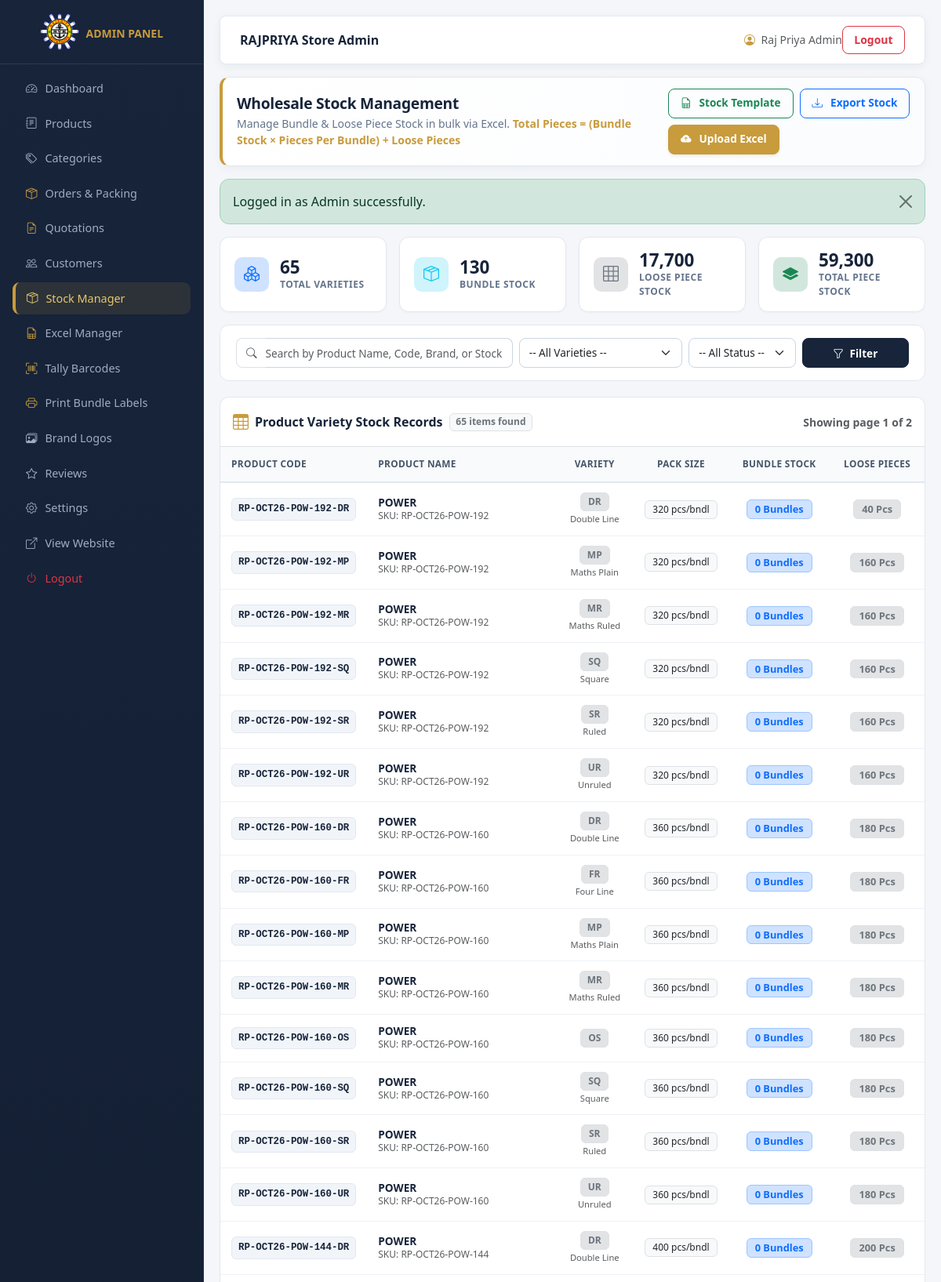
Page /admin/stock.php?page=1 (signed in, upper part) on the committed database.
### tables this page shows
CREATE TABLE `product_variants` (
  `id` int(11) NOT NULL,
  `product_id` int(11) NOT NULL,
  `product_code` varchar(100) NOT NULL,
  `page_count` int(11) DEFAULT NULL,
  `variety` varchar(100) NOT NULL,
  `variety_display` varchar(100) DEFAULT NULL,
  `bundle_qty` int(11) DEFAULT NULL,
  `bundle_stock` int(11) NOT NULL DEFAULT 0,
  `loose_stock` int(11) NOT NULL DEFAULT 0,
  `stock` int(11) NOT NULL DEFAULT 50,
  `mrp` decimal(10,2) DEFAULT NULL,
  `price` decimal(10,2) DEFAULT NULL,
  `sale_price` decimal(10,2) DEFAULT NULL,
  `gst_rate` decimal(5,2) DEFAULT NULL,
  `basic_price` decimal(10,2) DEFAULT NULL,
  `selling_price` decimal(10,2) DEFAULT NULL,
  `discounted_price` decimal(10,2) DEFAULT NULL,
  `created_at` timestamp NOT NULL DEFAULT current_timestamp(),
  `updated_at` timestamp NOT NULL DEFAULT current_timestamp() ON UPDATE current_timestamp()
);

CREATE TABLE `products` (
  `id` int(11) NOT NULL,
  `name` varchar(150) NOT NULL,
  `slug` varchar(150) NOT NULL,
  `sku` varchar(50) NOT NULL,
  `category_id` int(11) NOT NULL,
  `description` text NOT NULL,
  `price` decimal(10,2) NOT NULL,
  `sale_price` decimal(10,2) DEFAULT NULL,
  `stock` int(11) NOT NULL DEFAULT 50,
  `bundle_stock` int(11) NOT NULL DEFAULT 0,
  `pages` int(11) NOT NULL DEFAULT 192,
  `size` varchar(50) NOT NULL DEFAULT 'A4 Size',
  `paper_type` varchar(50) DEFAULT 'High-grade Ivory Paper',
  `gsm` int(11) DEFAULT 70,
  `binding` varchar(50) DEFAULT 'Softbound / Wire-O',
  `cover_type` varchar(50) DEFAULT 'Laminated Hard Cover',
  `image` varchar(255) NOT NULL,
  `featured` tinyint(1) DEFAULT 0,
  `bestseller` tinyint(1) DEFAULT 0,
  `new_arrival` tinyint(1) DEFAULT 0,
  `active` tinyint(1) DEFAULT 1,
  `created_at` timestamp NOT NULL DEFAULT current_timestamp(),
  `updated_at` timestamp NOT NULL DEFAULT current_timestamp() ON UPDATE current_timestamp(),
  `gst_rate` decimal(5,2) NOT NULL DEFAULT 18.00,
  `brand_name` varchar(100) DEFAULT NULL,
  `std_qty` int(11) DEFAULT NULL,
  `mrp` decimal(10,2) DEFAULT NULL,
  `selling_price_unruled` decimal(10,2) DEFAULT NULL,
  `discounted_price_unruled` decimal(10,2) DEFAULT NULL,
  `selling_price_ruled` decimal(10,2) DEFAULT NULL,
  `discounted_price_ruled` decimal(10,2) DEFAULT NULL,
  `ruling_option` varchar(50) DEFAULT 'Both',
  `varieties_managed` tinyint(1) NOT NULL DEFAULT 0,
  `manual_verification_flag` tinyint(1) DEFAULT 0,
  `manual_verification_notes` text DEFAULT NULL
);

### admin/stock.php (the view, shortened to what this page needs)
<?php
require_once __DIR__ . '/../includes/functions.php';
$db = getDB();
$search = isset($_GET['search']) ? trim($_GET['search']) : '';
$page = max(1, (int)($_GET['page'] ?? 1));
$perPage = 40;
$offset = ($page - 1) * $perPage;
$totalVariants = (int)$db->query("SELECT COUNT(*) FROM product_variants")->fetchColumn();
$totalBundles = (int)$db->query("SELECT COALESCE(SUM(bundle_stock), 0) FROM product_variants")->fetchColumn();
$totalLoose = (int)$db->query("SELECT COALESCE(SUM(loose_stock), 0) FROM product_variants")->fetchColumn();
$totalPieces = (int)$db->query("SELECT COALESCE(SUM(stock), 0) FROM product_variants")->fetchColumn();
$whereClauses = ["1=1"];
$queryParams = [];
$whereSql = implode(' AND ', $whereClauses);
$countStmt = $db->prepare("
    SELECT COUNT(*)
    FROM product_variants pv
    JOIN products p ON pv.product_id = p.id
    WHERE $whereSql
");
$countStmt->execute($queryParams);
$totalRecords = (int)$countStmt->fetchColumn();
$totalPages = max(1, ceil($totalRecords / $perPage));
$querySql = "
    SELECT
        pv.id as variant_id,
        pv.product_id,
        pv.product_code,
        pv.page_count,
        pv.variety,
        pv.variety_display,
        pv.bundle_qty as pieces_per_bundle,
        pv.bundle_stock,
        pv.loose_stock,
        pv.stock as total_piece_stock,
        pv.updated_at,
        p.name as product_name,
        p.sku as product_sku,
        p.stock as total_product_stock,
        p.bundle_stock as total_product_bundles,
        c.name as category_name
    FROM product_variants pv
    JOIN products p ON pv.product_id = p.id
    LEFT JOIN categories c ON p.category_id = c.id
    WHERE $whereSql
    ORDER BY pv.stock ASC, p.name ASC, pv.variety ASC
    LIMIT $perPage OFFSET $offset
";
$stmt = $db->prepare($querySql);
$stmt->execute($queryParams);
$items = $stmt->fetchAll(PDO::FETCH_ASSOC);
require_once __DIR__ . '/includes/admin_header.php';
?>
<div class="d-flex flex-column flex-xl-row justify-content-between align-items-start align-items-xl-center gap-3 mb-4 admin-page-header">
  <div>
    <h3 class="stock-header-title">Wholesale Stock Management</h3>
    <p class="stock-header-sub mb-0">
      Manage Bundle & Loose Piece Stock in bulk via Excel.
      <span class="text-gold fw-semibold">Total Pieces = (Bundle Stock × Pieces Per Bundle) + Loose Pieces</span>
    </p>
  </div>
  <div class="d-flex align-items-center gap-2 flex-wrap">
    <a href="stock_excel_action.php?action=template" class="btn btn-outline-success btn-stock-action" title="Download Excel template pre-populated with wholesale columns">
      <i class="bi bi-file-earmark-spreadsheet me-1"></i> Stock Template
    </a>
    <a href="stock_excel_action.php?action=export" class="btn btn-outline-primary btn-stock-action" title="Export current wholesale stock from database">
      <i class="bi bi-download me-1"></i> Export Stock
    </a>
    <button type="button" class="btn btn-gold btn-stock-action fw-bold shadow-sm" data-bs-toggle="modal" data-bs-target="#uploadExcelModal">
      <i class="bi bi-cloud-arrow-up-fill me-1"></i> Upload Excel
    </button>
  </div>
</div>
<div class="row g-3 mb-4">
  <div class="col-6 col-lg-3">
    <div class="stock-stat-card">
      <div class="stock-stat-icon bg-primary-subtle text-primary">
        <i class="bi bi-boxes"></i>
      </div>
      <div>
        <div class="stock-stat-val"><?php echo number_format($totalVariants); ?></div>
        <div class="stock-stat-lbl">Total Varieties</div>
      </div>
    </div>
  </div>
  <div class="col-6 col-lg-3">
    <div class="stock-stat-card">
      <div class="stock-stat-icon bg-info-subtle text-info">
        <i class="bi bi-box-seam"></i>
      </div>
      <div>
        <div class="stock-stat-val"><?php echo number_format($totalBundles); ?></div>
        <div class="stock-stat-lbl">Bundle Stock</div>
      </div>
    </div>
  </div>
  <div class="col-6 col-lg-3">
    <div class="stock-stat-card">
      <div class="stock-stat-icon bg-secondary-subtle text-secondary">
        <i class="bi bi-grid-3x3"></i>
      </div>
      <div>
        <div class="stock-stat-val"><?php echo number_format($totalLoose); ?></div>
        <div class="stock-stat-lbl">Loose Piece Stock</div>
      </div>
    </div>
  </div>
  <div class="col-6 col-lg-3">
    <div class="stock-stat-card">
      <div class="stock-stat-icon bg-success-subtle text-success">
        <i class="bi bi-layers-fill"></i>
      </div>
      <div>
        <div class="stock-stat-val"><?php echo number_format($totalPieces); ?></div>
        <div class="stock-stat-lbl">Total Piece Stock</div>
      </div>
    </div>
  </div>
</div>
<div class="stock-filter-box">
  <form action="stock.php" method="GET" class="row g-2 align-items-center">
    <div class="col-md-5">
      <div class="input-group">
        <span class="input-group-text bg-white border-end-0 text-muted"><i class="bi bi-search"></i></span>
        <input type="text" name="search" id="stockSearchInput" value="<?php echo htmlspecialchars($search); ?>" class="form-control border-start-0 ps-0" placeholder="Search by Product Name, Code, Brand, or Stock Availability...">
      </div>
    </div>
    <div class="col-6 col-md-3">
      <select name="variety" class="form-select">
        <option value="">-- All Varieties --</option>
      </select>
    </div>
    <div class="col-6 col-md-2">
      <select name="status" class="form-select">
        <option value="">-- All Status --</option>
      </select>
    </div>
    <div class="col-12 col-md-2 d-flex gap-2">
      <button type="submit" class="btn btn-navy text-white w-100 fw-semibold">
        <i class="bi bi-funnel me-1"></i> Filter
      </button>
    </div>
  </form>
</div>
<div class="stock-table-card mb-4">
  <div class="p-3 border-bottom d-flex justify-content-between align-items-center flex-wrap gap-2">
    <div class="fw-bold text-navy d-flex align-items-center">
      <i class="bi bi-table text-gold me-2 fs-5"></i>
      <span>Product Variety Stock Records</span>
      <span class="badge bg-light text-secondary ms-2 border"><?php echo number_format($totalRecords); ?> items found</span>
    </div>
    <div class="small text-muted fw-semibold">
      Showing page <?php echo $page; ?> of <?php echo $totalPages; ?>
    </div>
  </div>
  <div class="table-responsive">
    <table class="table stock-table align-middle mb-0">
      <thead>
        <tr>
          <th style="min-width: 160px;">Product Code</th>
          <th style="min-width: 240px;">Product Name</th>
          <th style="min-width: 100px;" class="text-center">Variety</th>
          <th style="min-width: 110px;" class="text-center">Pack Size</th>
          <th style="min-width: 130px;" class="text-center">Bundle Stock</th>
          <th style="min-width: 120px;" class="text-center">Loose Pieces</th>
        </tr>
      </thead>
      <tbody>
        <?php if (empty($items)): ?>
          <tr>
            <td colspan="10" class="text-center py-5 text-muted">
              <i class="bi bi-inbox fs-2 d-block mb-2 text-secondary"></i>
              No products or varieties match the selected filters.
            </td>
          </tr>
        <?php else: ?>
          <?php foreach ($items as $it): ?>
            <?php
              $ppb = max(1, (int)$it['pieces_per_bundle']);
              $bndl = (int)$it['bundle_stock'];
              $loose = (int)$it['loose_stock'];
            ?>
            <tr>
              <td>
                <span class="stock-code-pill"><?php echo htmlspecialchars($it['product_code']); ?></span>
              </td>
              <td class="cell-wrap">
                <div class="fw-bold text-navy lh-sm"><?php echo htmlspecialchars($it['product_name']); ?></div>
                <div class="small text-muted" style="font-size: 0.75rem;">
                  SKU: <?php echo htmlspecialchars($it['product_sku']); ?>
                </div>
              </td>
              <td class="text-center">
                <span class="badge bg-secondary-subtle text-secondary border fw-bold" style="font-size: 0.75rem; padding: 5px 9px;">
                  <?php echo htmlspecialchars($it['variety']); ?>
                </span>
                <?php if (!empty($it['variety_display']) && $it['variety_display'] !== $it['variety']): ?>
                  <div class="text-muted text-truncate" style="font-size: 0.7rem; max-width: 95px; margin: 2px auto 0;"><?php echo htmlspecialchars($it['variety_display']); ?></div>
                <?php endif; ?>
              </td>
              <td class="text-center">
                <span class="badge bg-light text-dark border fw-normal" style="font-size: 0.75rem; padding: 5px 9px;">
                  <?php echo $ppb; ?> pcs/bndl
                </span>
              </td>
              <td class="text-center">
                <span class="badge bg-primary-subtle text-primary border border-primary-subtle fw-bold" style="font-size: 0.8rem; padding: 5px 10px;">
                  <?php echo number_format($bndl); ?> Bundles
                </span>
              </td>
              <td class="text-center">
                <span class="badge bg-secondary-subtle text-secondary border fw-semibold" style="font-size: 0.8rem; padding: 5px 10px;">
                  <?php echo number_format($loose); ?> Pcs
                </span>
              </td>
            </tr>
          <?php endforeach; ?>
        <?php endif; ?>
      </tbody>
    </table>
  </div>
</div>
<?php require_once __DIR__ . '/includes/admin_footer.php'; ?>

### admin/includes/admin_header.php (shortened to what this page needs)
<?php
require_once __DIR__ . '/../../includes/functions.php';
$admin = get_current_admin();
$logos = get_active_logos();
$current_admin_page = basename($_SERVER['PHP_SELF']);
?>
<!DOCTYPE html>
<html lang="en">
<head>
  <link href="https://cdn.jsdelivr.net/npm/bootstrap@5.3.2/dist/css/bootstrap.min.css" rel="stylesheet">
  <link rel="stylesheet" href="https://cdn.jsdelivr.net/npm/bootstrap-icons@1.11.1/font/bootstrap-icons.css">
</head>
<body>
<div class="admin-wrapper">
  <aside class="sidebar">
    <div class="sidebar-brand d-flex align-items-center justify-content-between justify-content-lg-center">
      <div class="d-flex align-items-center gap-2">
        <img src="../<?php echo htmlspecialchars($logos['primary']); ?>" alt="RAJPRIYA Admin">
        <div class="small text-gold mt-1 fw-bold">ADMIN PANEL</div>
      </div>
    </div>
    <ul class="sidebar-menu">
      <li><a href="index.php" class="<?php echo ($current_admin_page==='index.php')?'active':''; ?>"><i class="bi bi-speedometer2"></i> Dashboard</a></li>
      <li><a href="products.php" class="<?php echo (in_array($current_admin_page, ['products.php', 'product-add.php', 'product-edit.php']))?'active':''; ?>"><i class="bi bi-journal-text"></i> Products</a></li>
      <li><a href="categories.php" class="<?php echo ($current_admin_page==='categories.php')?'active':''; ?>"><i class="bi bi-tags"></i> Categories</a></li>
      <li><a href="orders.php" class="<?php echo (in_array($current_admin_page, ['orders.php', 'order-details.php', 'print_parcel_sticker.php']))?'active':''; ?>"><i class="bi bi-box-seam text-gold"></i> Orders & Packing</a></li>
      <li><a href="quotations.php" class="<?php echo (in_array($current_admin_page, ['quotations.php', 'quotation.php']))?'active':''; ?>"><i class="bi bi-file-earmark-text text-gold"></i> Quotations</a></li>
      <li><a href="customers.php" class="<?php echo ($current_admin_page==='customers.php')?'active':''; ?>"><i class="bi bi-people"></i> Customers</a></li>
      <li><a href="stock.php" class="<?php echo ($current_admin_page==='stock.php')?'active':''; ?>"><i class="bi bi-box-seam"></i> Stock Manager</a></li>
      <li><a href="excel-manager.php" class="<?php echo ($current_admin_page==='excel-manager.php')?'active':''; ?>"><i class="bi bi-file-earmark-spreadsheet text-gold"></i> Excel Manager</a></li>
      <li><a href="tally_products_export.php" class="<?php echo ($current_admin_page==='tally_products_export.php')?'active':''; ?>"><i class="bi bi-upc-scan text-gold"></i> Tally Barcodes</a></li>
      <li><a href="print_label.php" class="<?php echo ($current_admin_page==='print_label.php')?'active':''; ?>"><i class="bi bi-printer text-gold"></i> Print Bundle Labels</a></li>
      <li><a href="brand-assets.php" class="<?php echo ($current_admin_page==='brand-assets.php')?'active':''; ?>"><i class="bi bi-images"></i> Brand Logos</a></li>
      <li><a href="reviews.php" class="<?php echo ($current_admin_page==='reviews.php')?'active':''; ?>"><i class="bi bi-star"></i> Reviews</a></li>
      <li><a href="settings.php" class="<?php echo ($current_admin_page==='settings.php')?'active':''; ?>"><i class="bi bi-gear"></i> Settings</a></li>
      <li><a href="../index.php" target="_self"><i class="bi bi-box-arrow-up-right"></i> View Website</a></li>
      <li><a href="logout.php" class="text-danger" onclick="signalAdminLogout()"><i class="bi bi-power"></i> Logout</a></li>
    </ul>
  </aside>
  <main class="admin-main">
    <div class="admin-navbar d-flex justify-content-between align-items-center flex-wrap gap-2">
      <div class="d-flex align-items-center gap-2">
        <div class="fw-bold text-navy fs-6">RAJPRIYA Store Admin</div>
      </div>
      <div class="d-flex align-items-center gap-2.5">
        <span class="small text-muted d-none d-sm-inline"><i class="bi bi-person-circle me-1 text-gold"></i> <?php echo htmlspecialchars($admin['name']); ?></span>
        <a href="logout.php" class="btn btn-outline-danger btn-sm py-1 px-2.5" onclick="signalAdminLogout()">Logout</a>
      </div>
    </div>
    <div class="admin-page-header-slot"></div>
    <div class="admin-content-scroll">

### rows in the picture
product_variants: product_code "RP-OCT26-POW-192-DR", product.name "POWER", product.sku "RP-OCT26-POW-192", variety "DR", variety_display "Double Line", bundle_qty "320", bundle_stock "0", loose_stock "40"
product_variants: product_code "RP-OCT26-POW-192-MP", product.name "POWER", product.sku "RP-OCT26-POW-192", variety "MP", variety_display "Maths Plain", bundle_qty "320", bundle_stock "0", loose_stock "160"
product_variants: product_code "RP-OCT26-POW-192-MR", product.name "POWER", product.sku "RP-OCT26-POW-192", variety "MR", variety_display "Maths Ruled", bundle_qty "320", bundle_stock "0", loose_stock "160"
product_variants: product_code "RP-OCT26-POW-192-SQ", product.name "POWER", product.sku "RP-OCT26-POW-192", variety "SQ", variety_display "Square", bundle_qty "320", bundle_stock "0", loose_stock "160"
product_variants: product_code "RP-OCT26-POW-192-SR", product.name "POWER", product.sku "RP-OCT26-POW-192", variety "SR", variety_display "Ruled", bundle_qty "320", bundle_stock "0", loose_stock "160"
product_variants: product_code "RP-OCT26-POW-192-UR", product.name "POWER", product.sku "RP-OCT26-POW-192", variety "UR", variety_display "Unruled", bundle_qty "320", bundle_stock "0", loose_stock "160"
product_variants: product_code "RP-OCT26-POW-160-DR", product.name "POWER", product.sku "RP-OCT26-POW-160", variety "DR", variety_display "Double Line", bundle_qty "360", bundle_stock "0", loose_stock "180"
product_variants: product_code "RP-OCT26-POW-160-FR", product.name "POWER", product.sku "RP-OCT26-POW-160", variety "FR", variety_display "Four Line", bundle_qty "360", bundle_stock "0", loose_stock "180"
product_variants: product_code "RP-OCT26-POW-160-MP", product.name "POWER", product.sku "RP-OCT26-POW-160", variety "MP", variety_display "Maths Plain", bundle_qty "360", bundle_stock "0", loose_stock "180"
product_variants: product_code "RP-OCT26-POW-160-MR", product.name "POWER", product.sku "RP-OCT26-POW-160", variety "MR", variety_display "Maths Ruled", bundle_qty "360", bundle_stock "0", loose_stock "180"
product_variants: product_code "RP-OCT26-POW-160-OS", product.name "POWER", product.sku "RP-OCT26-POW-160", variety "OS", bundle_qty "360", bundle_stock "0", loose_stock "180"
product_variants: product_code "RP-OCT26-POW-160-SQ", product.name "POWER", product.sku "RP-OCT26-POW-160", variety "SQ", variety_display "Square", bundle_qty "360", bundle_stock "0", loose_stock "180"
product_variants: product_code "RP-OCT26-POW-160-SR", product.name "POWER", product.sku "RP-OCT26-POW-160", variety "SR", variety_display "Ruled", bundle_qty "360", bundle_stock "0", loose_stock "180"
product_variants: product_code "RP-OCT26-POW-160-UR", product.name "POWER", product.sku "RP-OCT26-POW-160", variety "UR", variety_display "Unruled", bundle_qty "360", bundle_stock "0", loose_stock "180"
product_variants: product_code "RP-OCT26-POW-144-DR", product.name "POWER", product.sku "RP-OCT26-POW-144", variety "DR", variety_display "Double Line", bundle_qty "400", bundle_stock "0", loose_stock "200"

### other values in the picture
$admin['name'] "Raj Priya Admin"
$msg "Logged in as Admin successfully."
$totalVariants "65"
$totalBundles "130"
$totalLoose "17,700"
$totalPieces "59,300"
$totalRecords "65"
$page "1"
$totalPages "2"
